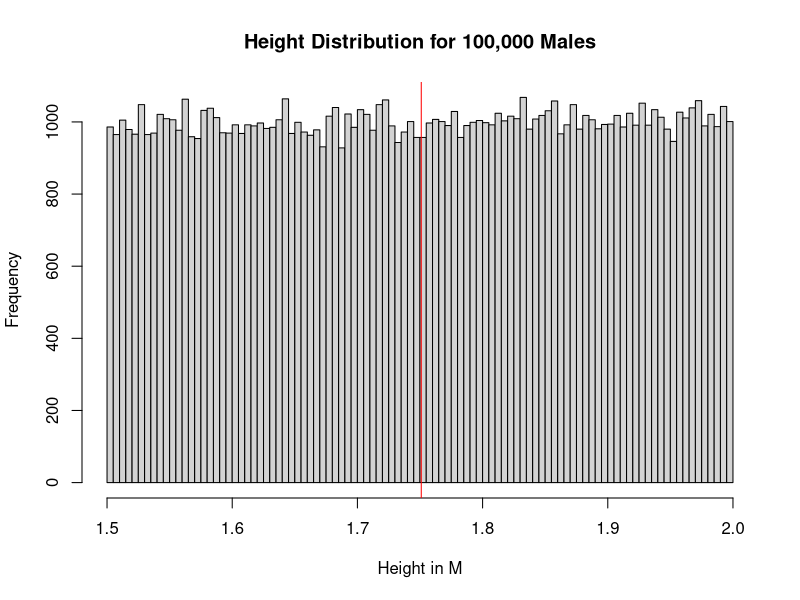
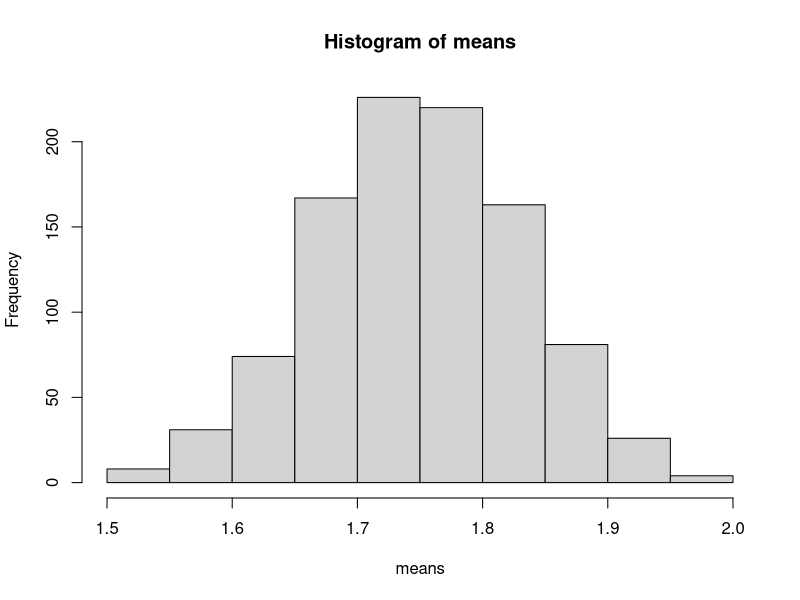
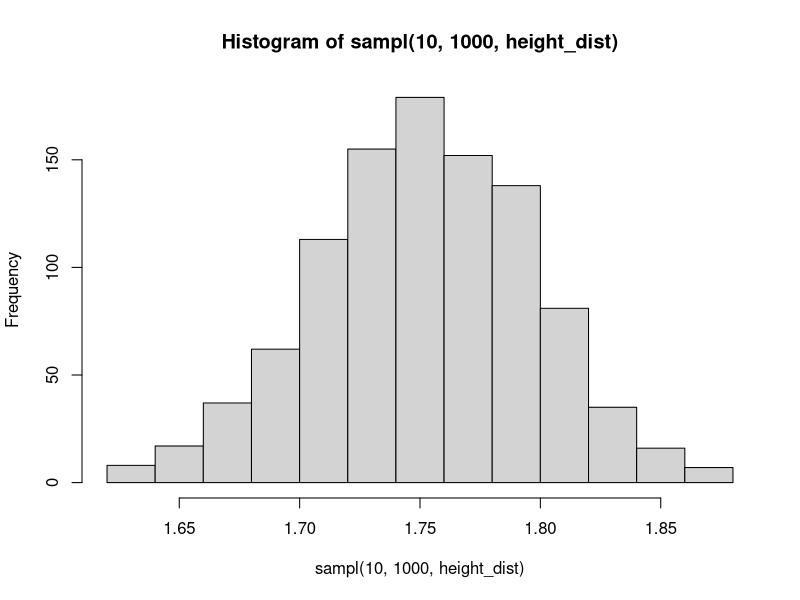
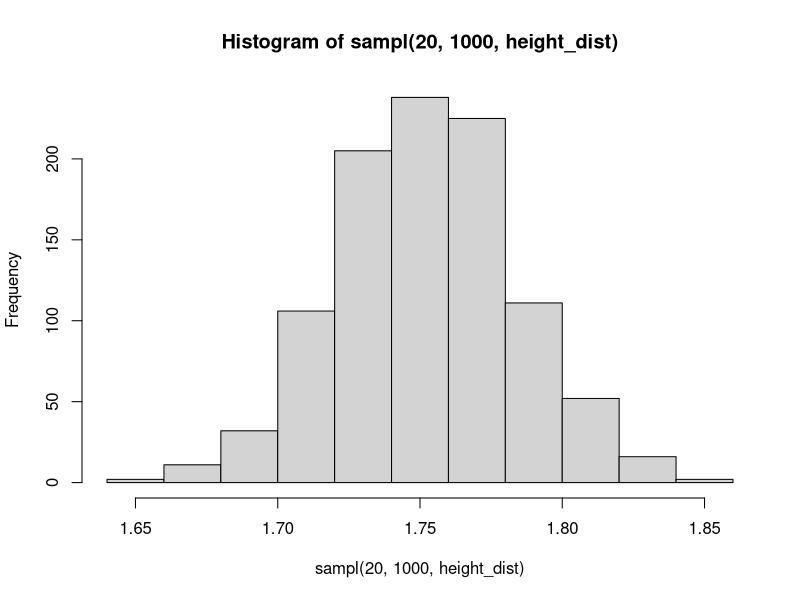
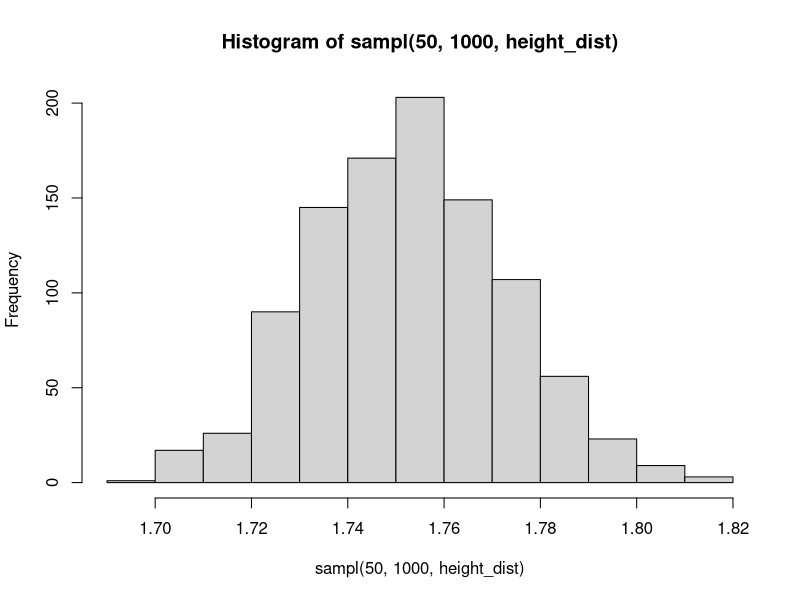

Write the R code that produced these figures, in order.
## ---- chunk 1
knitr::opts_chunk$set(fig.path='figs/')
## ---- chunk 2
height_dist <- runif(100000, 1.5, 2)
mean_height <- mean(height_dist)
hist(height_dist, 
     main = 'Height Distribution for 100,000 Males',
     xlab = 'Height in M',
     breaks = 100)
abline(v=mean_height,col="red")
## ---- chunk 3
# Function takes the sample size N, the number of sampling repetitions to complete and distribution to sample from

sampl <- function(n, reps, dist) {
  samples <- replicate(reps, sample(dist, n))
  sample_means <- colMeans(samples)
  return(sample_means)
}
## ---- chunk 4
means <- sampl(3, 1000, height_dist)
hist(means)
## ---- chunk 5
hist(sampl(10, 1000, height_dist))
## ---- chunk 6
hist(sampl(20, 1000, height_dist))
## ---- chunk 7
hist(sampl(50, 1000, height_dist))
